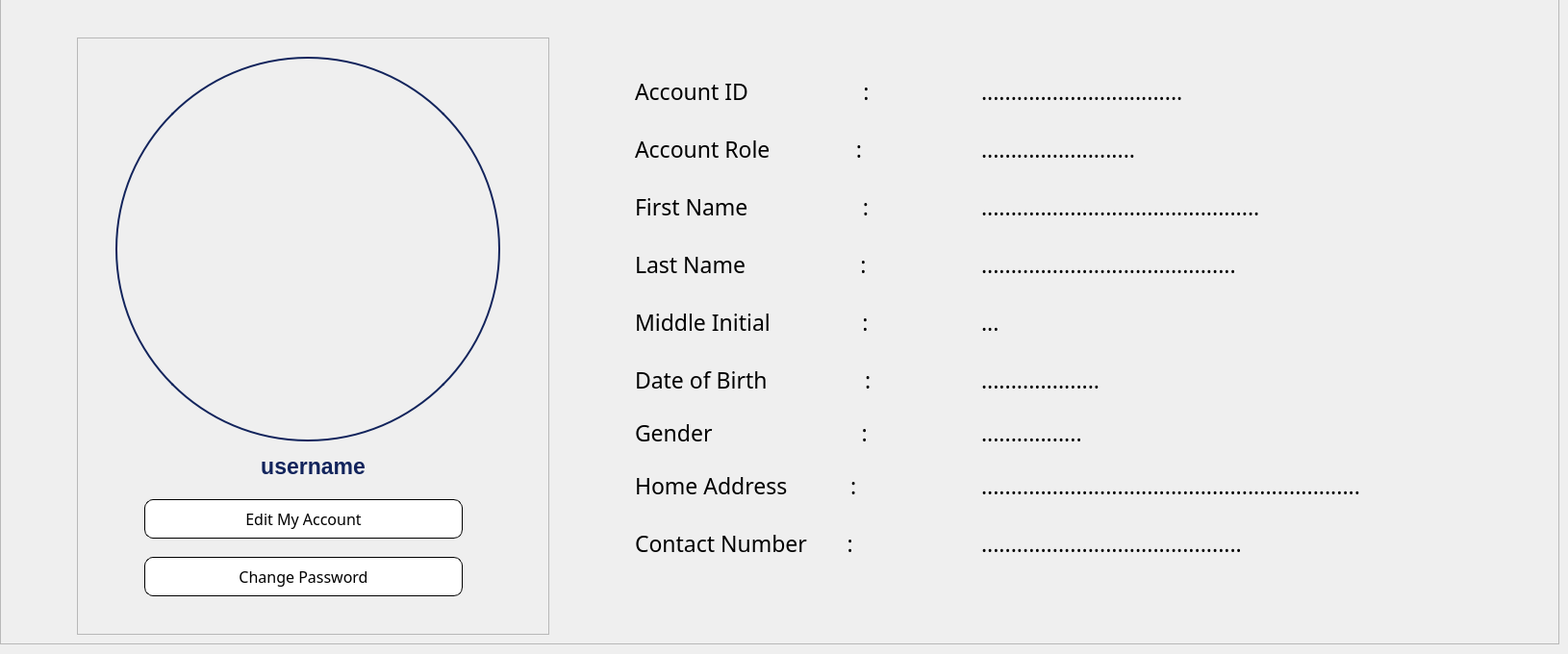
        <widget class="QWidget" name="VIEW_MY_ACCOUNT">
         <widget class="QFrame" name="frame_14">
          <property name="geometry">
           <rect>
            <x>0</x>
            <y>-1</y>
            <width>1621</width>
            <height>671</height>
           </rect>
          </property>
          <property name="frameShape">
           <enum>QFrame::StyledPanel</enum>
          </property>
          <property name="frameShadow">
           <enum>QFrame::Raised</enum>
          </property>
          <widget class="QFrame" name="frame_13">
           <property name="geometry">
            <rect>
             <x>80</x>
             <y>40</y>
             <width>491</width>
             <height>621</height>
            </rect>
           </property>
           <property name="frameShape">
            <enum>QFrame::StyledPanel</enum>
           </property>
           <property name="frameShadow">
            <enum>QFrame::Raised</enum>
           </property>
           <widget class="QLabel" name="label_uploadUSER_profile_pic">
            <property name="geometry">
             <rect>
              <x>40</x>
              <y>20</y>
              <width>400</width>
              <height>400</height>
             </rect>
            </property>
            <property name="styleSheet">
             <string notr="true">border-radius: 200px;   /* half of 400 */
border: 2px solid #12245c;  /* optional: blue border */
</string>
            </property>
            <property name="text">
             <string/>
            </property>
            <property name="pixmap">
             <pixmap>:/JJimages/userProfilepicture.png</pixmap>
            </property>
            <property name="scaledContents">
             <bool>true</bool>
            </property>
           </widget>
           <widget class="QPushButton" name="pushButton_EditAccount">
            <property name="geometry">
             <rect>
              <x>70</x>
              <y>480</y>
              <width>331</width>
              <height>41</height>
             </rect>
            </property>
            <property name="font">
             <font>
              <family>Poppins Medium</family>
              <pointsize>12</pointsize>
             </font>
            </property>
            <property name="styleSheet">
             <string notr="true">/* Default Inactive Buttons */
QPushButton {
color: #000000;
border: 1px solid #000000; 
border-radius: 9px; 
padding: 3px; 
background-color: #ffffff; 
}
/* Hover Effect on Inactive Buttons */
QPushButton:hover {
    background-color:#12245c;
color:white;
font-weight: 500;
border-radius: 9px; 
}

/* Active Button (Current Page) */
QPushButton#activeButton {
    background-color: #12245c;
    color: white;
font-weight: 500;
border-radius: 9px; 
}
</string>
            </property>
            <property name="text">
             <string>Edit My Account</string>
            </property>
           </widget>
           <widget class="QLabel" name="label_getUSERNAME">
            <property name="geometry">
             <rect>
              <x>0</x>
              <y>430</y>
              <width>491</width>
              <height>31</height>
             </rect>
            </property>
            <property name="font">
             <font>
              <pointsize>17</pointsize>
              <weight>75</weight>
              <bold>true</bold>
             </font>
            </property>
            <property name="styleSheet">
             <string notr="true">color: #12245c;</string>
            </property>
            <property name="text">
             <string>username</string>
            </property>
            <property name="alignment">
             <set>Qt::AlignCenter</set>
            </property>
           </widget>
           <widget class="QPushButton" name="pushButton_ChangePassword">
            <property name="geometry">
             <rect>
              <x>70</x>
              <y>540</y>
              <width>331</width>
              <height>41</height>
             </rect>
            </property>
            <property name="font">
             <font>
              <family>Poppins Medium</family>
              <pointsize>12</pointsize>
             </font>
            </property>
            <property name="styleSheet">
             <string notr="true">/* Default Inactive Buttons */
QPushButton {
color: #000000;
border: 1px solid #000000; 
border-radius: 9px; 
padding: 3px; 
background-color: #ffffff; 
}
/* Hover Effect on Inactive Buttons */
QPushButton:hover {
    background-color:#12245c;
color:white;
font-weight: 500;
border-radius: 9px; 
}

/* Active Button (Current Page) */
QPushButton#activeButton {
    background-color: #12245c;
    color: white;
font-weight: 500;
border-radius: 9px; 
}
</string>
            </property>
            <property name="text">
             <string>Change Password</string>
            </property>
           </widget>
          </widget>
          <widget class="QFrame" name="frame_12">
           <property name="geometry">
            <rect>
             <x>610</x>
             <y>60</y>
             <width>911</width>
             <height>551</height>
            </rect>
           </property>
           <property name="font">
            <font>
             <pointsize>7</pointsize>
            </font>
           </property>
           <property name="styleSheet">
            <string notr="true">background: transparent;</string>
           </property>
           <property name="frameShape">
            <enum>QFrame::StyledPanel</enum>
           </property>
           <property name="frameShadow">
            <enum>QFrame::Raised</enum>
           </property>
           <widget class="QLabel" name="label_2">
            <property name="geometry">
             <rect>
              <x>50</x>
              <y>20</y>
              <width>311</width>
              <height>31</height>
             </rect>
            </property>
            <property name="font">
             <font>
              <family>Poppins Medium</family>
              <pointsize>17</pointsize>
             </font>
            </property>
            <property name="text">
             <string>Account ID                    :</string>
            </property>
           </widget>
           <widget class="QLabel" name="label_18">
            <property name="geometry">
             <rect>
              <x>50</x>
              <y>80</y>
              <width>301</width>
              <height>31</height>
             </rect>
            </property>
            <property name="font">
             <font>
              <family>Poppins Medium</family>
              <pointsize>17</pointsize>
             </font>
            </property>
            <property name="text">
             <string>Account Role               :</string>
            </property>
           </widget>
           <widget class="QLabel" name="label_19">
            <property name="geometry">
             <rect>
              <x>50</x>
              <y>140</y>
              <width>321</width>
              <height>31</height>
             </rect>
            </property>
            <property name="font">
             <font>
              <family>Poppins Medium</family>
              <pointsize>17</pointsize>
             </font>
            </property>
            <property name="text">
             <string>First Name                    :</string>
            </property>
           </widget>
           <widget class="QLabel" name="label_49">
            <property name="geometry">
             <rect>
              <x>50</x>
              <y>200</y>
              <width>301</width>
              <height>31</height>
             </rect>
            </property>
            <property name="font">
             <font>
              <family>Poppins Medium</family>
              <pointsize>17</pointsize>
             </font>
            </property>
            <property name="text">
             <string>Last Name                    :</string>
            </property>
           </widget>
           <widget class="QLabel" name="label_50">
            <property name="geometry">
             <rect>
              <x>50</x>
              <y>250</y>
              <width>321</width>
              <height>51</height>
             </rect>
            </property>
            <property name="font">
             <font>
              <family>Poppins Medium</family>
              <pointsize>17</pointsize>
             </font>
            </property>
            <property name="text">
             <string>Middle Initial                :</string>
            </property>
           </widget>
           <widget class="QLabel" name="label_51">
            <property name="geometry">
             <rect>
              <x>50</x>
              <y>310</y>
              <width>311</width>
              <height>51</height>
             </rect>
            </property>
            <property name="font">
             <font>
              <family>Poppins Medium</family>
              <pointsize>17</pointsize>
             </font>
            </property>
            <property name="text">
             <string>Date of Birth                 :</string>
            </property>
           </widget>
           <widget class="QLabel" name="label_52">
            <property name="geometry">
             <rect>
              <x>50</x>
              <y>370</y>
              <width>311</width>
              <height>41</height>
             </rect>
            </property>
            <property name="font">
             <font>
              <family>Poppins Medium</family>
              <pointsize>17</pointsize>
             </font>
            </property>
            <property name="text">
             <string>Gender                          :</string>
            </property>
           </widget>
           <widget class="QLabel" name="label_53">
            <property name="geometry">
             <rect>
              <x>50</x>
              <y>410</y>
              <width>311</width>
              <height>71</height>
             </rect>
            </property>
            <property name="font">
             <font>
              <family>Poppins Medium</family>
              <pointsize>17</pointsize>
             </font>
            </property>
            <property name="text">
             <string>Home Address           :</string>
            </property>
           </widget>
           <widget class="QLabel" name="label_56">
            <property name="geometry">
             <rect>
              <x>50</x>
              <y>460</y>
              <width>321</width>
              <height>91</height>
             </rect>
            </property>
            <property name="font">
             <font>
              <family>Poppins Medium</family>
              <pointsize>17</pointsize>
             </font>
            </property>
            <property name="text">
             <string>Contact Number       :</string>
            </property>
           </widget>
           <widget class="QLabel" name="label_storeAccount_ID">
            <property name="geometry">
             <rect>
              <x>410</x>
              <y>20</y>
              <width>451</width>
              <height>31</height>
             </rect>
            </property>
            <property name="font">
             <font>
              <family>Poppins Medium</family>
              <pointsize>17</pointsize>
             </font>
            </property>
            <property name="text">
             <string>..................................</string>
            </property>
           </widget>
           <widget class="QLabel" name="label_storeAccount_Role">
            <property name="geometry">
             <rect>
              <x>410</x>
              <y>80</y>
              <width>321</width>
              <height>31</height>
             </rect>
            </property>
            <property name="font">
             <font>
              <family>Poppins Medium</family>
              <pointsize>17</pointsize>
             </font>
            </property>
            <property name="text">
             <string>..........................</string>
            </property>
           </widget>
           <widget class="QLabel" name="label_storeFirst_Name">
            <property name="geometry">
             <rect>
              <x>410</x>
              <y>140</y>
              <width>321</width>
              <height>31</height>
             </rect>
            </property>
            <property name="font">
             <font>
              <family>Poppins Medium</family>
              <pointsize>17</pointsize>
             </font>
            </property>
            <property name="text">
             <string>...............................................</string>
            </property>
           </widget>
           <widget class="QLabel" name="label_storeLast_Name">
            <property name="geometry">
             <rect>
              <x>410</x>
              <y>200</y>
              <width>311</width>
              <height>31</height>
             </rect>
            </property>
            <property name="font">
             <font>
              <family>Poppins Medium</family>
              <pointsize>17</pointsize>
             </font>
            </property>
            <property name="text">
             <string>...........................................</string>
            </property>
           </widget>
           <widget class="QLabel" name="label_storeMiddle_Initial">
            <property name="geometry">
             <rect>
              <x>410</x>
              <y>250</y>
              <width>331</width>
              <height>51</height>
             </rect>
            </property>
            <property name="font">
             <font>
              <family>Poppins Medium</family>
              <pointsize>17</pointsize>
             </font>
            </property>
            <property name="text">
             <string>...</string>
            </property>
           </widget>
           <widget class="QLabel" name="label_storeDate_of_Birth">
            <property name="geometry">
             <rect>
              <x>410</x>
              <y>310</y>
              <width>311</width>
              <height>51</height>
             </rect>
            </property>
            <property name="font">
             <font>
              <family>Poppins Medium</family>
              <pointsize>17</pointsize>
             </font>
            </property>
            <property name="text">
             <string>....................</string>
            </property>
           </widget>
           <widget class="QLabel" name="label_storeGender">
            <property name="geometry">
             <rect>
              <x>410</x>
              <y>370</y>
              <width>291</width>
              <height>41</height>
             </rect>
            </property>
            <property name="font">
             <font>
              <family>Poppins Medium</family>
              <pointsize>17</pointsize>
             </font>
            </property>
            <property name="text">
             <string>.................</string>
            </property>
           </widget>
           <widget class="QLabel" name="label_storeHome_Address">
            <property name="geometry">
             <rect>
              <x>410</x>
              <y>410</y>
              <width>481</width>
              <height>71</height>
             </rect>
            </property>
            <property name="font">
             <font>
              <family>Poppins Medium</family>
              <pointsize>17</pointsize>
             </font>
            </property>
            <property name="text">
             <string>................................................................</string>
            </property>
           </widget>
           <widget class="QLabel" name="label_storeContact_Num">
            <property name="geometry">
             <rect>
              <x>410</x>
              <y>460</y>
              <width>311</width>
              <height>91</height>
             </rect>
            </property>
            <property name="font">
             <font>
              <family>Poppins Medium</family>
              <pointsize>17</pointsize>
             </font>
            </property>
            <property name="text">
             <string>............................................</string>
            </property>
           </widget>
          </widget>
         </widget>
        </widget>
